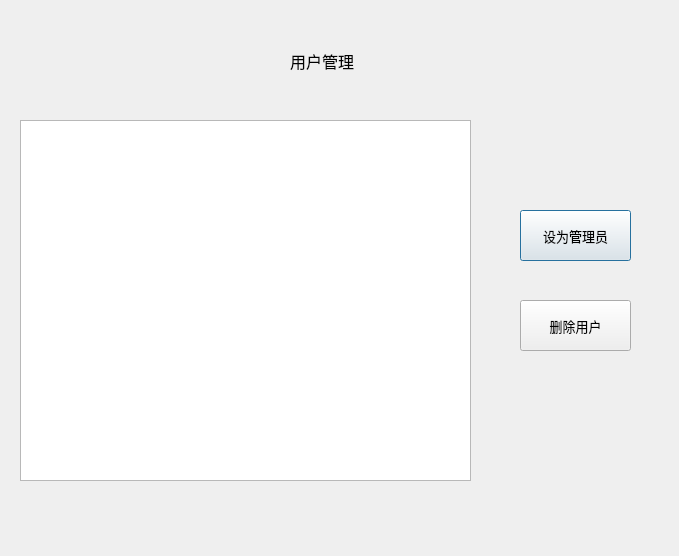
<?xml version="1.0" encoding="UTF-8"?>
<ui version="4.0">
 <class>UserManage</class>
 <widget class="QDialog" name="UserManage">
  <property name="geometry">
   <rect>
    <x>0</x>
    <y>0</y>
    <width>679</width>
    <height>556</height>
   </rect>
  </property>
  <property name="windowTitle">
   <string>Dialog</string>
  </property>
  <widget class="QLabel" name="label">
   <property name="geometry">
    <rect>
     <x>290</x>
     <y>40</y>
     <width>91</width>
     <height>41</height>
    </rect>
   </property>
   <property name="font">
    <font>
     <pointsize>12</pointsize>
    </font>
   </property>
   <property name="text">
    <string>用户管理</string>
   </property>
  </widget>
  <widget class="QTableWidget" name="tableWidget">
   <property name="geometry">
    <rect>
     <x>20</x>
     <y>120</y>
     <width>451</width>
     <height>361</height>
    </rect>
   </property>
  </widget>
  <widget class="QPushButton" name="setAdmin">
   <property name="geometry">
    <rect>
     <x>520</x>
     <y>210</y>
     <width>111</width>
     <height>51</height>
    </rect>
   </property>
   <property name="font">
    <font>
     <pointsize>10</pointsize>
    </font>
   </property>
   <property name="text">
    <string>设为管理员</string>
   </property>
  </widget>
  <widget class="QPushButton" name="deleteUser">
   <property name="geometry">
    <rect>
     <x>520</x>
     <y>300</y>
     <width>111</width>
     <height>51</height>
    </rect>
   </property>
   <property name="font">
    <font>
     <pointsize>10</pointsize>
    </font>
   </property>
   <property name="text">
    <string>删除用户</string>
   </property>
  </widget>
 </widget>
 <resources/>
 <connections/>
</ui>
